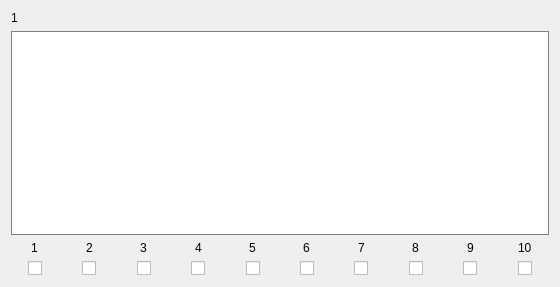
            <widget class="QWidget" name="scrollAreaWidgetContents_2">
             <property name="geometry">
              <rect>
               <x>0</x>
               <y>0</y>
               <width>560</width>
               <height>287</height>
              </rect>
             </property>
             <layout class="QVBoxLayout" name="verticalLayout">
              <item>
               <widget class="QLabel" name="Name_1">
                <property name="text">
                 <string>1</string>
                </property>
               </widget>
              </item>
              <item>
               <widget class="QTextEdit" name="Text_1">
                <property name="styleSheet">
                 <string notr="true">border: 1px solid gray</string>
                </property>
               </widget>
              </item>
              <item>
               <layout class="QHBoxLayout" name="horizontalLayout_18">
                <property name="bottomMargin">
                 <number>0</number>
                </property>
                <item>
                 <layout class="QVBoxLayout" name="verticalLayout_163">
                  <property name="rightMargin">
                   <number>0</number>
                  </property>
                  <property name="bottomMargin">
                   <number>0</number>
                  </property>
                  <item alignment="Qt::AlignHCenter">
                   <widget class="QLabel" name="label_142">
                    <property name="text">
                     <string>1</string>
                    </property>
                   </widget>
                  </item>
                  <item alignment="Qt::AlignHCenter">
                   <widget class="QCheckBox" name="Check_1_1">
                    <property name="text">
                     <string/>
                    </property>
                   </widget>
                  </item>
                 </layout>
                </item>
                <item>
                 <layout class="QVBoxLayout" name="verticalLayout_164">
                  <property name="rightMargin">
                   <number>0</number>
                  </property>
                  <property name="bottomMargin">
                   <number>0</number>
                  </property>
                  <item alignment="Qt::AlignHCenter">
                   <widget class="QLabel" name="label_143">
                    <property name="text">
                     <string>2</string>
                    </property>
                   </widget>
                  </item>
                  <item alignment="Qt::AlignHCenter">
                   <widget class="QCheckBox" name="Check_1_2">
                    <property name="text">
                     <string/>
                    </property>
                   </widget>
                  </item>
                 </layout>
                </item>
                <item>
                 <layout class="QVBoxLayout" name="verticalLayout_165">
                  <property name="rightMargin">
                   <number>0</number>
                  </property>
                  <property name="bottomMargin">
                   <number>0</number>
                  </property>
                  <item alignment="Qt::AlignHCenter">
                   <widget class="QLabel" name="label_144">
                    <property name="text">
                     <string>3</string>
                    </property>
                   </widget>
                  </item>
                  <item alignment="Qt::AlignHCenter">
                   <widget class="QCheckBox" name="Check_1_3">
                    <property name="text">
                     <string/>
                    </property>
                   </widget>
                  </item>
                 </layout>
                </item>
                <item>
                 <layout class="QVBoxLayout" name="verticalLayout_166">
                  <property name="rightMargin">
                   <number>0</number>
                  </property>
                  <property name="bottomMargin">
                   <number>0</number>
                  </property>
                  <item alignment="Qt::AlignHCenter">
                   <widget class="QLabel" name="label_145">
                    <property name="text">
                     <string>4</string>
                    </property>
                   </widget>
                  </item>
                  <item alignment="Qt::AlignHCenter">
                   <widget class="QCheckBox" name="Check_1_4">
                    <property name="text">
                     <string/>
                    </property>
                   </widget>
                  </item>
                 </layout>
                </item>
                <item>
                 <layout class="QVBoxLayout" name="verticalLayout_167">
                  <property name="rightMargin">
                   <number>0</number>
                  </property>
                  <property name="bottomMargin">
                   <number>0</number>
                  </property>
                  <item alignment="Qt::AlignHCenter">
                   <widget class="QLabel" name="label_146">
                    <property name="text">
                     <string>5</string>
                    </property>
                   </widget>
                  </item>
                  <item alignment="Qt::AlignHCenter">
                   <widget class="QCheckBox" name="Check_1_5">
                    <property name="text">
                     <string/>
                    </property>
                   </widget>
                  </item>
                 </layout>
                </item>
                <item>
                 <layout class="QVBoxLayout" name="verticalLayout_168">
                  <property name="rightMargin">
                   <number>0</number>
                  </property>
                  <property name="bottomMargin">
                   <number>0</number>
                  </property>
                  <item alignment="Qt::AlignHCenter">
                   <widget class="QLabel" name="label_147">
                    <property name="text">
                     <string>6</string>
                    </property>
                   </widget>
                  </item>
                  <item alignment="Qt::AlignHCenter">
                   <widget class="QCheckBox" name="Check_1_6">
                    <property name="text">
                     <string/>
                    </property>
                   </widget>
                  </item>
                 </layout>
                </item>
                <item>
                 <layout class="QVBoxLayout" name="verticalLayout_169">
                  <property name="rightMargin">
                   <number>0</number>
                  </property>
                  <property name="bottomMargin">
                   <number>0</number>
                  </property>
                  <item alignment="Qt::AlignHCenter">
                   <widget class="QLabel" name="label_148">
                    <property name="text">
                     <string>7</string>
                    </property>
                   </widget>
                  </item>
                  <item alignment="Qt::AlignHCenter">
                   <widget class="QCheckBox" name="Check_1_7">
                    <property name="text">
                     <string/>
                    </property>
                   </widget>
                  </item>
                 </layout>
                </item>
                <item>
                 <layout class="QVBoxLayout" name="verticalLayout_170">
                  <property name="rightMargin">
                   <number>0</number>
                  </property>
                  <property name="bottomMargin">
                   <number>0</number>
                  </property>
                  <item alignment="Qt::AlignHCenter">
                   <widget class="QLabel" name="label_149">
                    <property name="text">
                     <string>8</string>
                    </property>
                   </widget>
                  </item>
                  <item alignment="Qt::AlignHCenter">
                   <widget class="QCheckBox" name="Check_1_8">
                    <property name="text">
                     <string/>
                    </property>
                   </widget>
                  </item>
                 </layout>
                </item>
                <item>
                 <layout class="QVBoxLayout" name="verticalLayout_171">
                  <property name="rightMargin">
                   <number>0</number>
                  </property>
                  <property name="bottomMargin">
                   <number>0</number>
                  </property>
                  <item alignment="Qt::AlignHCenter">
                   <widget class="QLabel" name="label_150">
                    <property name="text">
                     <string>9</string>
                    </property>
                   </widget>
                  </item>
                  <item alignment="Qt::AlignHCenter">
                   <widget class="QCheckBox" name="Check_1_9">
                    <property name="text">
                     <string/>
                    </property>
                   </widget>
                  </item>
                 </layout>
                </item>
                <item>
                 <layout class="QVBoxLayout" name="verticalLayout_172">
                  <property name="rightMargin">
                   <number>0</number>
                  </property>
                  <property name="bottomMargin">
                   <number>0</number>
                  </property>
                  <item alignment="Qt::AlignHCenter">
                   <widget class="QLabel" name="label_151">
                    <property name="text">
                     <string>10</string>
                    </property>
                   </widget>
                  </item>
                  <item alignment="Qt::AlignHCenter">
                   <widget class="QCheckBox" name="Check_1_10">
                    <property name="text">
                     <string/>
                    </property>
                   </widget>
                  </item>
                 </layout>
                </item>
               </layout>
              </item>
             </layout>
            </widget>
